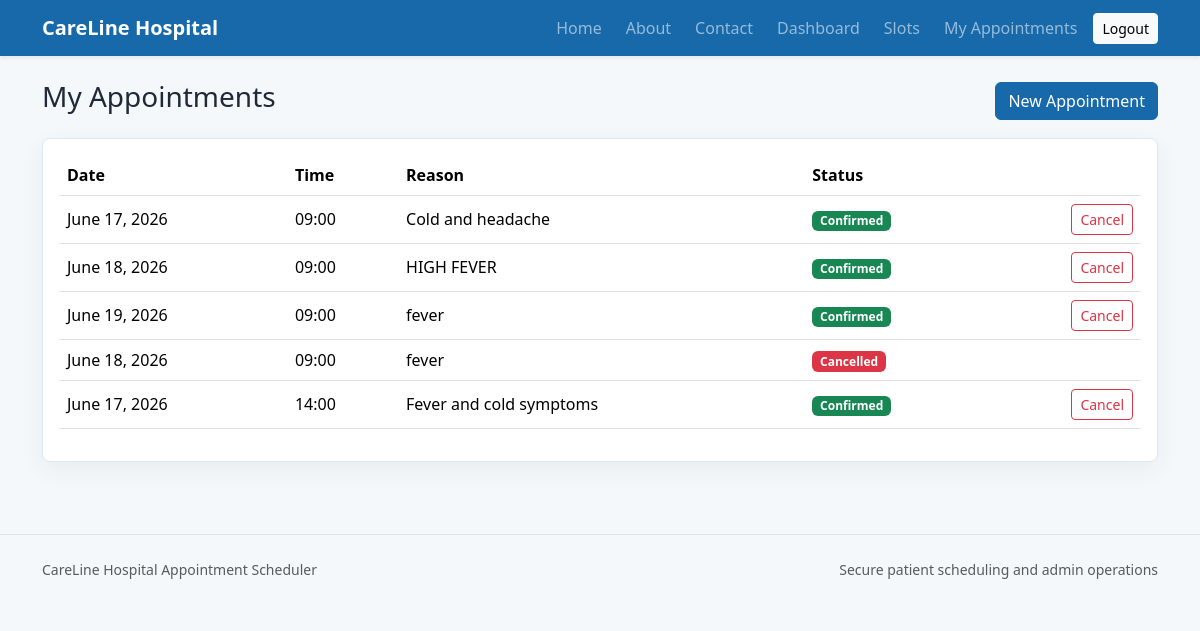
The page /appointments/ (signed in) on the database its author committed.
### appointments/models.py (models this page shows, shortened)
class Appointment(models.Model):
    STATUS_CONFIRMED = 'Confirmed'
    STATUS_COMPLETED = 'Completed'
    STATUS_CANCELLED = 'Cancelled'
    STATUS_CHOICES = [
        (STATUS_CONFIRMED, 'Confirmed'),
        (STATUS_COMPLETED, 'Completed'),
        (STATUS_CANCELLED, 'Cancelled'),
    ]
    patient = models.ForeignKey(Patient, on_delete=models.CASCADE, related_name='appointments')
    schedule = models.ForeignKey(Schedule, on_delete=models.CASCADE, related_name='appointments')
    reason_for_visit = models.TextField()
    status = models.CharField(max_length=20, choices=STATUS_CHOICES, default=STATUS_CONFIRMED)
    created_at = models.DateTimeField(auto_now_add=True)
    class Meta:
        ordering = ['-created_at']

class Schedule(models.Model):
    appointment_date = models.DateField()
    appointment_time = models.TimeField()
    is_booked = models.BooleanField(default=False)
    class Meta:
        ordering = ['appointment_date', 'appointment_time']
        constraints = [
            models.UniqueConstraint(
                fields=['appointment_date', 'appointment_time'],
                name='unique_appointment_slot',
            )
        ]

### appointments/views.py (the view)
    @login_required
    def wrapper(request, *args, **kwargs):
        if request.user.is_staff:
            return redirect('admin_dashboard')
        return view_func(request, *args, **kwargs)

### appointments/views.py (called while the page is built)
def patient_required(view_func):
    @login_required
    def wrapper(request, *args, **kwargs):
        if request.user.is_staff:
            return redirect('admin_dashboard')
        return view_func(request, *args, **kwargs)
    return wrapper

@patient_required
def my_appointments(request):
    patient = get_object_or_404(Patient, user=request.user)
    appointments = Appointment.objects.filter(patient=patient).select_related('schedule')
    return render(request, 'appointments/my_appointments.html', {'appointments': appointments})

### appointments/templates/appointments/my_appointments.html (shortened to what this page needs)
{% extends 'appointments/base.html' %}
{% block content %}
<div class="container py-4">
    <div class="page-heading">
        <h1 class="h3">My Appointments</h1>
        <a class="btn btn-primary" href="{% url 'available_slots' %}">New Appointment</a>
    </div>
    <div class="table-shell">
        <div class="table-responsive">
            <table class="table align-middle">
                <thead><tr><th>Date</th><th>Time</th><th>Reason</th><th>Status</th><th></th></tr></thead>
                <tbody>
                {% for appointment in appointments %}
                    <tr>
                        <td>{{ appointment.schedule.appointment_date }}</td>
                        <td>{{ appointment.schedule.appointment_time|time:'H:i' }}</td>
                        <td>{{ appointment.reason_for_visit }}</td>
                        <td><span class="badge status-{{ appointment.status|lower }}">{{ appointment.status }}</span></td>
                        <td class="text-end">
                            {% if appointment.status != 'Cancelled' %}
                                <form method="post" action="{% url 'cancel_appointment' appointment.id %}" data-confirm="Cancel this appointment?">
                                    <button class="btn btn-outline-danger btn-sm" type="submit">Cancel</button>
                                </form>
                            {% endif %}
                        </td>
                    </tr>
                {% empty %}
                    <tr><td colspan="5" class="text-muted">No appointment history.</td></tr>
                {% endfor %}
                </tbody>
            </table>
        </div>
    </div>
</div>
{% endblock %}

### appointments/static/appointments/css/style.css (style rules this page uses)
:root { --hospital-blue: #1769aa; --hospital-teal: #0f9f8f; --soft-bg: #f5f8fb; --ink: #1f2937; }
body { background: var(--soft-bg); color: var(--ink); }
.bg-primary, .btn-primary { background-color: var(--hospital-blue) !important; border-color: var(--hospital-blue) !important; }
.feature-panel, .auth-card, .table-shell, .stat-card, .info-card { background: #ffffff; border: 1px solid #dce7ef; border-radius: 8px; box-shadow: 0 8px 24px rgba(31, 41, 55, 0.06); }
.page-heading { display: flex; align-items: center; justify-content: space-between; gap: 1rem; margin-bottom: 1rem; }
.table-shell { padding: 1rem; }
.status-confirmed { background: #198754; }
.status-cancelled { background: #dc3545; }

### rows shown on the page
Appointment: schedule.appointment_date "June 17, 2026", schedule.appointment_time "09:00", reason_for_visit "Cold and headache", status "Confirmed", shows "Cancel"
Appointment: schedule.appointment_date "June 18, 2026", schedule.appointment_time "09:00", reason_for_visit "HIGH FEVER", status "Confirmed", shows "Cancel"
Appointment: schedule.appointment_date "June 19, 2026", schedule.appointment_time "09:00", reason_for_visit "fever", status "Confirmed", shows "Cancel"
Appointment: schedule.appointment_date "June 18, 2026", schedule.appointment_time "09:00", reason_for_visit "fever", status "Cancelled"
Appointment: schedule.appointment_date "June 17, 2026", schedule.appointment_time "14:00", reason_for_visit "Fever and cold symptoms", status "Confirmed", shows "Cancel"
